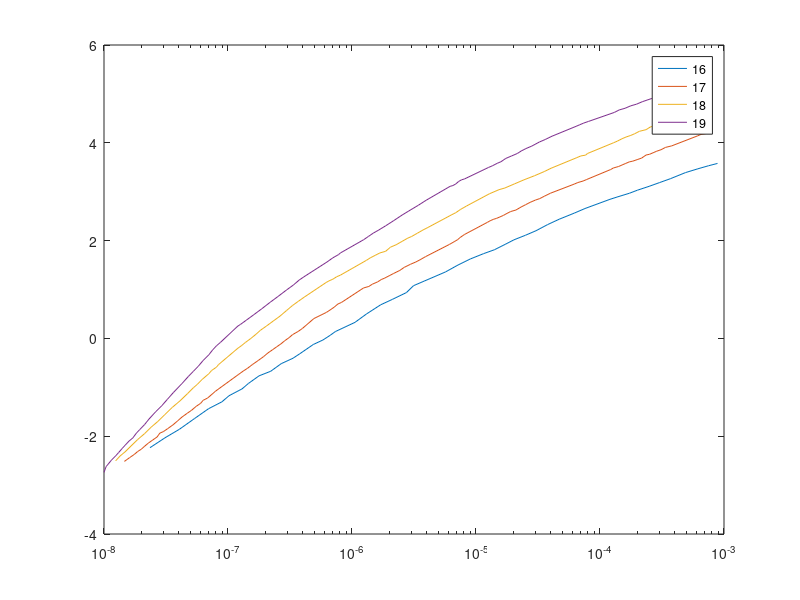

The MATLAB source for this figure:
X_16 = [2.35E-08	,
3.11E-08	,
4.05E-08	,
5.36E-08	,
6.97E-08	,
8.93E-08	,
1.02E-07	,
1.30E-07	,
1.46E-07	,
1.78E-07	,
2.21E-07	,
2.69E-07	,
3.34E-07	,
3.80E-07	,
4.87E-07	,
5.84E-07	,
6.66E-07	,
7.35E-07	,
1.05695E-06	,
1.30907E-06	,
1.70371E-06	,
2.11119E-06	,
2.74872E-06	,
3.13457E-06	,
3.82095E-06	,
5.67753E-06	,
7.1511E-06	,
9.00829E-06	,
1.15389E-05	,
1.40674E-05	,
1.71455E-05	,
2.02188E-05	,
2.50578E-05	,
3.05448E-05	,
3.78454E-05	,
4.68969E-05	,
6.20865E-05	,
7.56816E-05	,
0.000120159	,
0.000137132	,
0.000172814	,
0.000200494	,
0.000248511	,
0.000302968	,
0.000369357	,
0.000488988	,
0.000616222	,
0.000751351	,
0.000886374	];
Y_16 = [-2.234375
,	-2.03125
,	-1.859375
,	-1.640625
,	-1.4375
,	-1.296875
,	-1.171875
,	-1.03125
,	-0.921875
,	-0.765625
,	-0.671875
,	-0.515625
,	-0.40625
,	-0.3125
,	-0.125
,	-0.03125
,	0.0625
,	0.140625
,	0.328125
,	0.5
,	0.6875
,	0.796875
,	0.9375
,	1.078125
,	1.171875
,	1.359375
,	1.5
,	1.625
,	1.734375
,	1.8125
,	1.921875
,	2.015625
,	2.109375
,	2.203125
,	2.328125
,	2.4375
,	2.5625
,	2.65625
,	2.84375
,	2.890625
,	2.96875
,	3.03125
,	3.109375
,	3.1875
,	3.265625
,	3.390625
,	3.46875
,	3.53125
,	3.578125]


X_17 = [1.46E-08	,
1.61E-08	,
1.75E-08	,
1.87E-08	,
2.00E-08	,
2.13E-08	,
2.28E-08	,
2.47E-08	,
2.68E-08	,
2.82E-08	,
3.01E-08	,
3.27E-08	,
3.61E-08	,
3.92E-08	,
4.25E-08	,
4.69E-08	,
5.09E-08	,
5.53E-08	,
6.01E-08	,
6.31E-08	,
6.85E-08	,
7.32E-08	,
7.94E-08	,
1.22E-07	,
1.32E-07	,
1.44E-07	,
1.58E-07	,
1.75E-07	,
1.93E-07	,
2.10E-07	,
2.28E-07	,
2.47E-07	,
2.68E-07	,
2.87E-07	,
3.11E-07	,
3.32E-07	,
3.67E-07	,
3.98E-07	,
4.93E-07	,
6.21E-07	,
6.63E-07	,
7.20E-07	,
7.69E-07	,
8.21E-07	,
1.23839E-06	,
1.36683E-06	,
1.45977E-06	,
1.61118E-06	,
1.72074E-06	,
1.83775E-06	,
1.99526E-06	,
2.16628E-06	,
2.4306E-06	,
2.63893E-06	,
2.96093E-06	,
3.26803E-06	,
3.54813E-06	,
3.91613E-06	,
6.1054E-06	,
6.41421E-06	,
6.73863E-06	,
7.07946E-06	,
7.43753E-06	,
8.07501E-06	,
1.23839E-05	,
1.30103E-05	,
1.3895E-05	,
1.45977E-05	,
1.55904E-05	,
1.66505E-05	,
1.74927E-05	,
1.8992E-05	,
2.09618E-05	,
2.31359E-05	,
2.51189E-05	,
2.72718E-05	,
3.01003E-05	,
3.26803E-05	,
3.54813E-05	,
3.98107E-05	,
6.20665E-05	,
6.6287E-05	,
7.3162E-05	,
7.81371E-05	,
0.000121819	,
0.00012798	,
0.000134453	,
0.000141254	,
0.000150859	,
0.000161118	,
0.000172074	,
0.000183775	,
0.000199526	,
0.000216628	,
0.000235195	,
0.000251189	,
0.00026827	,
0.000286512	,
0.000311069	,
0.000337731	,
0.000378941	,
0.00061054	,
0.000652057	,
0.000707946	,
0.000768625	];
Y_17 = [-2.515625
,	-2.4375
,	-2.375
,	-2.3125
,	-2.265625
,	-2.203125
,	-2.140625
,	-2.078125
,	-2.015625
,	-1.9375
,	-1.90625
,	-1.84375
,	-1.765625
,	-1.6875
,	-1.609375
,	-1.53125
,	-1.46875
,	-1.390625
,	-1.328125
,	-1.265625
,	-1.21875
,	-1.15625
,	-1.078125
,	-0.734375
,	-0.671875
,	-0.609375
,	-0.53125
,	-0.453125
,	-0.375
,	-0.296875
,	-0.234375
,	-0.171875
,	-0.109375
,	-0.046875
,	0.015625
,	0.078125
,	0.140625
,	0.203125
,	0.40625
,	0.53125
,	0.578125
,	0.640625
,	0.703125
,	0.734375
,	1.03125
,	1.0625
,	1.109375
,	1.15625
,	1.203125
,	1.234375
,	1.28125
,	1.328125
,	1.390625
,	1.453125
,	1.515625
,	1.5625
,	1.609375
,	1.671875
,	1.921875
,	1.953125
,	1.984375
,	2.015625
,	2.0625
,	2.125
,	2.375
,	2.40625
,	2.4375
,	2.453125
,	2.484375
,	2.515625
,	2.546875
,	2.59375
,	2.625
,	2.6875
,	2.734375
,	2.78125
,	2.828125
,	2.859375
,	2.90625
,	2.96875
,	3.15625
,	3.1875
,	3.21875
,	3.25
,	3.453125
,	3.484375
,	3.5
,	3.515625
,	3.546875
,	3.578125
,	3.609375
,	3.625
,	3.65625
,	3.6875
,	3.75
,	3.765625
,	3.796875
,	3.828125
,	3.859375
,	3.90625
,	3.9375
,	4.140625
,	4.171875
,	4.1875
,	4.203125]
X_18 = [1.24E-08	,
1.35E-08	,
1.48E-08	,
1.65E-08	,
1.87E-08	,
2.12E-08	,
2.40E-08	,
2.72E-08	,
3.08E-08	,
3.55E-08	,
4.10E-08	,
4.73E-08	,
5.26E-08	,
5.65E-08	,
6.18E-08	,
7.00E-08	,
7.38E-08	,
8.07E-08	,
8.37E-08	,
1.20E-07	,
1.28E-07	,
1.38E-07	,
1.53E-07	,
1.68E-07	,
1.83E-07	,
2.04E-07	,
2.31E-07	,
2.62E-07	,
2.97E-07	,
3.31E-07	,
3.68E-07	,
4.10E-07	,
6.18E-07	,
6.52E-07	,
7.00E-07	,
7.52E-07	,
8.07E-07	,
1.30701E-06	,
1.40374E-06	,
1.53478E-06	,
1.67806E-06	,
1.86775E-06	,
2.0421E-06	,
2.27295E-06	,
2.52988E-06	,
2.81587E-06	,
3.02427E-06	,
3.36614E-06	,
3.74665E-06	,
4.09641E-06	,
6.28709E-06	,
6.874E-06	,
7.51569E-06	,
8.36528E-06	,
1.28389E-05	,
1.53478E-05	,
1.70828E-05	,
2.0421E-05	,
2.44116E-05	,
2.97076E-05	,
3.5513E-05	,
4.02394E-05	,
6.51559E-05	,
6.9978E-05	,
7.65105E-05	,
7.92912E-05	,
0.000128389	,
0.000137891	,
0.000150763	,
0.000161921	,
0.000177036	,
0.000190138	,
0.000207888	,
0.000235555	,
0.000252988	,
0.000286658	,
0.000313418	,
0.000342676	,
0.000368037	,
0.000402394	,
0.000640032	,
0.000675239	,
0.000712382	,
0.000751569	,
0.000792912	]
Y_18 = [	-2.504201681
,	-2.403361345
,	-2.319327731
,	-2.201680672
,	-2.067226891
,	-1.949579832
,	-1.81512605
,	-1.697478992
,	-1.56302521
,	-1.411764706
,	-1.277310924
,	-1.12605042
,	-1.008403361
,	-0.941176471
,	-0.840336134
,	-0.722689076
,	-0.655462185
,	-0.588235294
,	-0.537815126
,	-0.201680672
,	-0.151260504
,	-0.084033613
,	0
,	0.084033613
,	0.168067227
,	0.25210084
,	0.352941176
,	0.453781513
,	0.571428571
,	0.672268908
,	0.756302521
,	0.840336134
,	1.142857143
,	1.176470588
,	1.210084034
,	1.260504202
,	1.294117647
,	1.596638655
,	1.647058824
,	1.697478992
,	1.74789916
,	1.781512605
,	1.865546218
,	1.915966387
,	1.983193277
,	2.050420168
,	2.084033613
,	2.151260504
,	2.218487395
,	2.268907563
,	2.521008403
,	2.571428571
,	2.638655462
,	2.705882353
,	2.957983193
,	3.042016807
,	3.075630252
,	3.159663866
,	3.243697479
,	3.327731092
,	3.411764706
,	3.478991597
,	3.697478992
,	3.731092437
,	3.74789916
,	3.781512605
,	4
,	4.033613445
,	4.084033613
,	4.117647059
,	4.151260504
,	4.18487395
,	4.235294118
,	4.268907563
,	4.319327731
,	4.369747899
,	4.403361345
,	4.453781513
,	4.487394958
,	4.537815126
,	4.705882353
,	4.739495798
,	4.739495798
,	4.773109244
,	4.806722689]
X_19 = [1.00E-08	,
1.04E-08	,
1.15E-08	,
1.24E-08	,
1.31E-08	,
1.40E-08	,
1.48E-08	,
1.59E-08	,
1.71E-08	,
1.83E-08	,
1.94E-08	,
2.12E-08	,
2.31E-08	,
2.62E-08	,
2.92E-08	,
3.25E-08	,
3.62E-08	,
4.25E-08	,
4.81E-08	,
5.26E-08	,
5.75E-08	,
6.29E-08	,
7.00E-08	,
7.52E-08	,
8.07E-08	,
8.67E-08	,
1.20E-07	,
1.26E-07	,
1.40E-07	,
1.62E-07	,
1.87E-07	,
2.19E-07	,
2.53E-07	,
2.97E-07	,
3.37E-07	,
3.75E-07	,
4.10E-07	,
6.29E-07	,
7.00E-07	,
7.79E-07	,
8.07E-07	,
1.23886E-06	,
1.35451E-06	,
1.48096E-06	,
1.64837E-06	,
1.86775E-06	,
2.15443E-06	,
2.52988E-06	,
2.86658E-06	,
3.42676E-06	,
3.95275E-06	,
6.17586E-06	,
6.51559E-06	,
6.874E-06	,
7.25212E-06	,
7.65105E-06	,
8.07192E-06	,
1.26117E-05	,
1.35451E-05	,
1.48096E-05	,
1.59056E-05	,
1.73904E-05	,
1.93563E-05	,
2.15443E-05	,
2.31388E-05	,
2.52988E-05	,
2.81587E-05	,
3.24809E-05	,
3.61526E-05	,
4.09641E-05	,
6.40032E-05	,
6.874E-05	,
7.38273E-05	,
8.07192E-05	,
0.000130701	,
0.000142902	,
0.000159056	,
0.000177036	,
0.000197049	,
0.000219324	,
0.000239798	,
0.000262183	,
0.000281587	]
Y_19 = [-2.739495798
,	-2.621848739
,	-2.487394958
,	-2.403361345
,	-2.336134454
,	-2.25210084
,	-2.18487395
,	-2.100840336
,	-2.033613445
,	-1.932773109
,	-1.865546218
,	-1.764705882
,	-1.647058824
,	-1.495798319
,	-1.378151261
,	-1.243697479
,	-1.109243697
,	-0.924369748
,	-0.773109244
,	-0.672268908
,	-0.571428571
,	-0.453781513
,	-0.336134454
,	-0.235294118
,	-0.151260504
,	-0.084033613
,	0.25210084
,	0.285714286
,	0.369747899
,	0.487394958
,	0.605042017
,	0.739495798
,	0.857142857
,	0.991596639
,	1.092436975
,	1.193277311
,	1.260504202
,	1.56302521
,	1.647058824
,	1.714285714
,	1.74789916
,	2.016806723
,	2.084033613
,	2.151260504
,	2.218487395
,	2.302521008
,	2.403361345
,	2.521008403
,	2.605042017
,	2.722689076
,	2.823529412
,	3.109243697
,	3.12605042
,	3.159663866
,	3.210084034
,	3.243697479
,	3.260504202
,	3.495798319
,	3.529411765
,	3.579831933
,	3.613445378
,	3.680672269
,	3.731092437
,	3.781512605
,	3.831932773
,	3.882352941
,	3.932773109
,	4.016806723
,	4.067226891
,	4.134453782
,	4.336134454
,	4.369747899
,	4.403361345
,	4.43697479
,	4.621848739
,	4.672268908
,	4.705882353
,	4.756302521
,	4.789915966
,	4.840336134
,	4.87394958
,	4.907563025
,	4.941176471]
figure(2)
semilogx(X_16,Y_16,X_17,Y_17,X_18,Y_18,X_19,Y_19)
legend('16','17','18','19')
